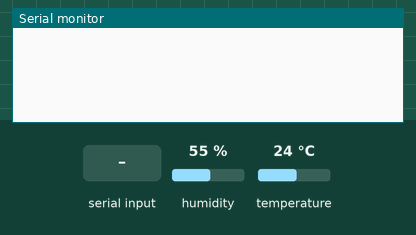
Simulated run of this sketch. Board: Arduino Uno, built with avr-gcc and run on an emulated ATmega328P. On the bench: the last lines printed to the serial monitor. The test bench sets the inputs (shaded band); at power-on: humidity 55 %, temperature 24 °C.

Above: at 1.2 s.
1.3 s: "TEMPERATURE=?\n" received over Serial
At 1.8 s:
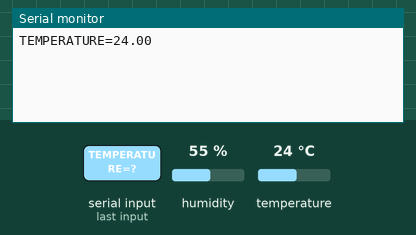
2.8 s: "HUMIDITY=?\n" received over Serial
At 3.2 s:
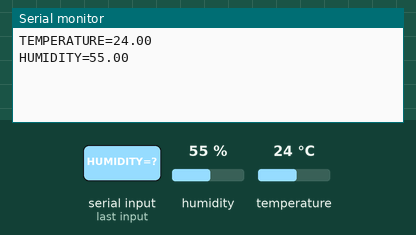

The sketch:

4_8_2.ino
```cpp
#include "DHT.h"

#define DHTPIN 2
#define DHTTYPE DHT11
DHT dht(DHTPIN, DHTTYPE);

void setup() {
  Serial.begin(9600);

  dht.begin();
}

void loop() {
  if (Serial.available() > 0)
  {
    String strRead = Serial.readStringUntil('\n');
    if (strRead.indexOf("TEMPERATURE=?") != -1)
    {
      sendTemperature();
    }
    else if (strRead.indexOf("HUMIDITY=?") != -1)
    {
      sendHumidity();
    }
  }
}

void sendTemperature()
{
  float temperature = dht.readTemperature();
  if (!isnan(temperature))
  {
    Serial.print("TEMPERATURE=");
    Serial.println(temperature);
  }
  else
  {
    Serial.print("TEMPERATURE=");
    Serial.println(0);
  }
}

void sendHumidity()
{
  float humidity = dht.readHumidity();
  if (!isnan(humidity))
  {
    Serial.print("HUMIDITY=");
    Serial.println(humidity);
  }
  else
  {
    Serial.print("HUMIDITY=");
    Serial.println(0);
  }
}
//4_8_2.ino
```

Measured:
- after the input at 1.3 s, the serial monitor: prints a new line at once (image 1)
- after the input at 2.8 s, the serial monitor: prints a new line at once (image 2)
